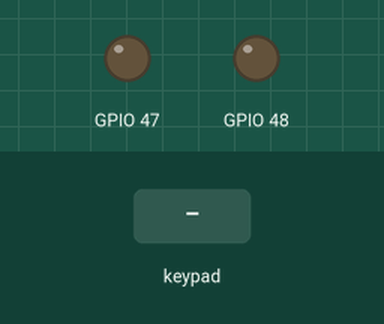
Recording of a sketch running on a simulated ESP32. Shown: output pins drawn as LEDs (lit = HIGH). The test bench sets the inputs (shaded band). What the sketch prints to the serial monitor is not drawn.

Above: at 1.9 s.
2.0 s: key 'L' pressed
At 2.6 s:
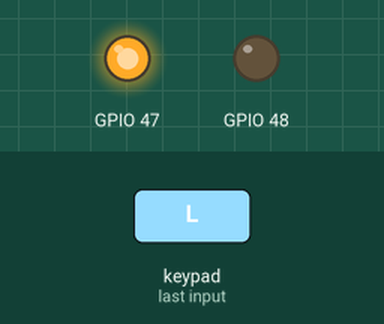
3.5 s: key 'R' pressed
At 3.8 s:
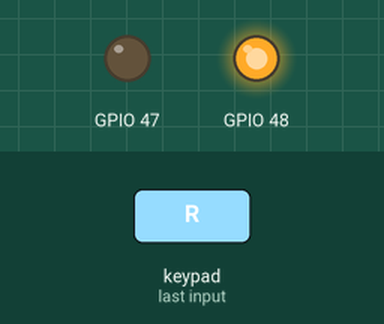
5.0 s: key 'U' pressed
At 6.1 s:
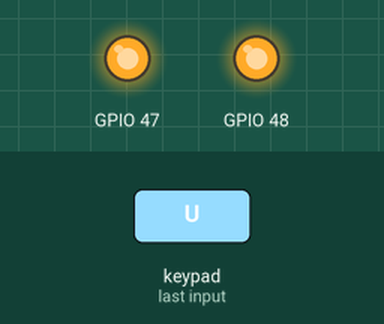
Timing chart, 0 to 8.0 s (numbered marks = the images above; inputs shaded):
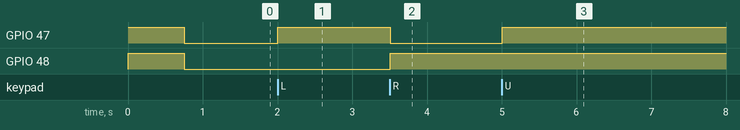

Measured:
- after the input at 2.0 s, GPIO 47: LOW → HIGH at once
- after the input at 3.5 s, GPIO 47: HIGH → LOW at once; GPIO 48: LOW → HIGH at once
- after the input at 5.0 s, GPIO 47: LOW → HIGH at once

The sketch:

03.Gamepad.ino
```cpp
/*
   Gamepad module provides three different mode namely Digital, JoyStick and Accerleometer.

   You can reduce the size of library compiled by enabling only those modules that you want to
   use. For this first define CUSTOM_SETTINGS followed by defining INCLUDE_modulename.

   Explore more on: https://thestempedia.com/docs/dabble/game-pad-module/
*/
#define CUSTOM_SETTINGS
#define INCLUDE_GAMEPAD_MODULE
#include <DabbleESP32.h>
void setup() {
  // put your setup code here, to run once:
  Serial.begin(115200);      // make sure your Serial Monitor is also set at this baud rate.
  Dabble.begin("00MyEsp32-danai");       //set bluetooth name of your device
  pinMode(47,OUTPUT);
  pinMode(48,OUTPUT);
  digitalWrite(47,HIGH);
  digitalWrite(48,HIGH);
  delay(750);
  digitalWrite(47,LOW);
  digitalWrite(48,LOW);
}

void loop() {
  Dabble.processInput();             //this function is used to refresh data obtained from smartphone.Hence calling this function is mandatory in order to get data properly from your mobile.
  Serial.print("KeyPressed: ");
  if (GamePad.isUpPressed())
  {
    Serial.print("Up");
    digitalWrite(47,HIGH);
    digitalWrite(48,HIGH);
  }

  if (GamePad.isDownPressed())
  {
    Serial.print("Down");
    digitalWrite(47,LOW);
    digitalWrite(48,LOW);
  }

  if (GamePad.isLeftPressed())
  {
    Serial.print("Left");
    digitalWrite(47,HIGH);
    digitalWrite(48,LOW);
  }

  if (GamePad.isRightPressed())
  {
    Serial.print("Right");
    digitalWrite(47,LOW);
    digitalWrite(48,HIGH);
  }

  if (GamePad.isSquarePressed())
  {
    Serial.print("Square");
  }

  if (GamePad.isCirclePressed())
  {
    Serial.print("Circle");
  }

  if (GamePad.isCrossPressed())
  {
    Serial.print("Cross");
  }

  if (GamePad.isTrianglePressed())
  {
    Serial.print("Triangle");
  }

  if (GamePad.isStartPressed())
  {
    Serial.print("Start");
  }

  if (GamePad.isSelectPressed())
  {
    Serial.print("Select");
  }
  Serial.print('\t');

  int a = GamePad.getAngle();
  Serial.print("Angle: ");
  Serial.print(a);
  Serial.print('\t');
  int b = GamePad.getRadius();
  Serial.print("Radius: ");
  Serial.print(b);
  Serial.print('\t');
  float c = GamePad.getXaxisData();
  Serial.print("x_axis: ");
  Serial.print(c);
  Serial.print('\t');
  float d = GamePad.getYaxisData();
  Serial.print("y_axis: ");
  Serial.println(d);
  Serial.println();
}
```
